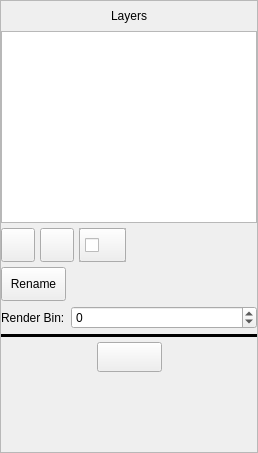
        <widget class="QFrame" name="LayersFrame">
         <property name="sizePolicy">
          <sizepolicy hsizetype="Expanding" vsizetype="Expanding">
           <horstretch>1</horstretch>
           <verstretch>0</verstretch>
          </sizepolicy>
         </property>
         <property name="frameShape">
          <enum>QFrame::StyledPanel</enum>
         </property>
         <property name="frameShadow">
          <enum>QFrame::Raised</enum>
         </property>
         <layout class="QVBoxLayout" name="verticalLayout">
          <property name="spacing">
           <number>5</number>
          </property>
          <property name="margin">
           <number>0</number>
          </property>
          <item>
           <spacer name="verticalSpacer_5">
            <property name="orientation">
             <enum>Qt::Vertical</enum>
            </property>
            <property name="sizeType">
             <enum>QSizePolicy::Minimum</enum>
            </property>
            <property name="sizeHint" stdset="0">
             <size>
              <width>20</width>
              <height>5</height>
             </size>
            </property>
           </spacer>
          </item>
          <item>
           <layout class="QHBoxLayout" name="LayersLabelFrame">
            <item>
             <spacer name="horizontalSpacer_4">
              <property name="orientation">
               <enum>Qt::Horizontal</enum>
              </property>
              <property name="sizeHint" stdset="0">
               <size>
                <width>40</width>
                <height>20</height>
               </size>
              </property>
             </spacer>
            </item>
            <item>
             <widget class="QLabel" name="LayersLabel">
              <property name="sizePolicy">
               <sizepolicy hsizetype="Fixed" vsizetype="Fixed">
                <horstretch>0</horstretch>
                <verstretch>0</verstretch>
               </sizepolicy>
              </property>
              <property name="text">
               <string>Layers</string>
              </property>
             </widget>
            </item>
            <item>
             <spacer name="horizontalSpacer_5">
              <property name="orientation">
               <enum>Qt::Horizontal</enum>
              </property>
              <property name="sizeHint" stdset="0">
               <size>
                <width>40</width>
                <height>20</height>
               </size>
              </property>
             </spacer>
            </item>
           </layout>
          </item>
          <item>
           <widget class="QListWidget" name="LayerList">
            <property name="sizePolicy">
             <sizepolicy hsizetype="Expanding" vsizetype="Expanding">
              <horstretch>4</horstretch>
              <verstretch>0</verstretch>
             </sizepolicy>
            </property>
           </widget>
          </item>
          <item>
           <layout class="QHBoxLayout" name="LayerButtons1">
            <item>
             <widget class="QPushButton" name="NewLayerButton">
              <property name="sizePolicy">
               <sizepolicy hsizetype="Fixed" vsizetype="Fixed">
                <horstretch>0</horstretch>
                <verstretch>0</verstretch>
               </sizepolicy>
              </property>
              <property name="minimumSize">
               <size>
                <width>34</width>
                <height>34</height>
               </size>
              </property>
              <property name="maximumSize">
               <size>
                <width>34</width>
                <height>34</height>
               </size>
              </property>
              <property name="toolTip">
               <string>Add new Layer</string>
              </property>
              <property name="text">
               <string/>
              </property>
              <property name="icon">
               <iconset resource="particleeditor.qrc">
                <normaloff>:/psEditor/newlayer.png</normaloff>:/psEditor/newlayer.png</iconset>
              </property>
              <property name="iconSize">
               <size>
                <width>24</width>
                <height>24</height>
               </size>
              </property>
             </widget>
            </item>
            <item>
             <widget class="QPushButton" name="TrashLayerButton">
              <property name="sizePolicy">
               <sizepolicy hsizetype="Fixed" vsizetype="Fixed">
                <horstretch>0</horstretch>
                <verstretch>0</verstretch>
               </sizepolicy>
              </property>
              <property name="minimumSize">
               <size>
                <width>34</width>
                <height>34</height>
               </size>
              </property>
              <property name="maximumSize">
               <size>
                <width>34</width>
                <height>34</height>
               </size>
              </property>
              <property name="toolTip">
               <string>Delete selected Layer</string>
              </property>
              <property name="icon">
               <iconset resource="particleeditor.qrc">
                <normaloff>:/psEditor/trashlayer.png</normaloff>:/psEditor/trashlayer.png</iconset>
              </property>
              <property name="iconSize">
               <size>
                <width>24</width>
                <height>24</height>
               </size>
              </property>
             </widget>
            </item>
            <item>
             <widget class="QFrame" name="frame_3">
              <property name="sizePolicy">
               <sizepolicy hsizetype="Fixed" vsizetype="Fixed">
                <horstretch>0</horstretch>
                <verstretch>0</verstretch>
               </sizepolicy>
              </property>
              <property name="minimumSize">
               <size>
                <width>47</width>
                <height>34</height>
               </size>
              </property>
              <property name="maximumSize">
               <size>
                <width>47</width>
                <height>34</height>
               </size>
              </property>
              <property name="frameShape">
               <enum>QFrame::StyledPanel</enum>
              </property>
              <property name="frameShadow">
               <enum>QFrame::Raised</enum>
              </property>
              <widget class="QPushButton" name="HideLayerButton">
               <property name="geometry">
                <rect>
                 <x>0</x>
                 <y>0</y>
                 <width>47</width>
                 <height>34</height>
                </rect>
               </property>
               <property name="sizePolicy">
                <sizepolicy hsizetype="Fixed" vsizetype="Fixed">
                 <horstretch>0</horstretch>
                 <verstretch>0</verstretch>
                </sizepolicy>
               </property>
               <property name="minimumSize">
                <size>
                 <width>47</width>
                 <height>34</height>
                </size>
               </property>
               <property name="maximumSize">
                <size>
                 <width>47</width>
                 <height>34</height>
                </size>
               </property>
               <property name="toolTip">
                <string>Toggle the visibility of the selected Layer</string>
               </property>
               <property name="text">
                <string/>
               </property>
              </widget>
              <widget class="QCheckBox" name="HideLayerCheckbox">
               <property name="geometry">
                <rect>
                 <x>6</x>
                 <y>7</y>
                 <width>40</width>
                 <height>20</height>
                </rect>
               </property>
               <property name="sizePolicy">
                <sizepolicy hsizetype="Fixed" vsizetype="Fixed">
                 <horstretch>0</horstretch>
                 <verstretch>0</verstretch>
                </sizepolicy>
               </property>
               <property name="minimumSize">
                <size>
                 <width>40</width>
                 <height>20</height>
                </size>
               </property>
               <property name="maximumSize">
                <size>
                 <width>40</width>
                 <height>25</height>
                </size>
               </property>
               <property name="toolTip">
                <string>Toggle the visibility of the selected Layer</string>
               </property>
               <property name="text">
                <string/>
               </property>
               <property name="icon">
                <iconset resource="particleeditor.qrc">
                 <normaloff>:/psEditor/hidelayer.png</normaloff>:/psEditor/hidelayer.png</iconset>
               </property>
              </widget>
             </widget>
            </item>
            <item>
             <spacer name="horizontalSpacer_6">
              <property name="orientation">
               <enum>Qt::Horizontal</enum>
              </property>
              <property name="sizeHint" stdset="0">
               <size>
                <width>40</width>
                <height>20</height>
               </size>
              </property>
             </spacer>
            </item>
           </layout>
          </item>
          <item>
           <layout class="QGridLayout" name="gridLayout_32">
            <item row="0" column="0">
             <widget class="QPushButton" name="RenameLayerButton">
              <property name="sizePolicy">
               <sizepolicy hsizetype="Fixed" vsizetype="Fixed">
                <horstretch>0</horstretch>
                <verstretch>0</verstretch>
               </sizepolicy>
              </property>
              <property name="minimumSize">
               <size>
                <width>65</width>
                <height>34</height>
               </size>
              </property>
              <property name="maximumSize">
               <size>
                <width>65</width>
                <height>34</height>
               </size>
              </property>
              <property name="toolTip">
               <string>Rename selected Layer</string>
              </property>
              <property name="text">
               <string>Rename</string>
              </property>
             </widget>
            </item>
            <item row="1" column="0">
             <widget class="QLabel" name="label">
              <property name="text">
               <string>Render Bin:</string>
              </property>
             </widget>
            </item>
            <item row="1" column="1">
             <widget class="QSpinBox" name="LayerRenderBinEntry">
              <property name="toolTip">
               <string>The render bin affects the rendering order of this layer, compared to the rest of the objects in the scene.  Lower numbers render before higher numbers.</string>
              </property>
              <property name="minimum">
               <number>-99</number>
              </property>
             </widget>
            </item>
           </layout>
          </item>
          <item>
           <widget class="Line" name="line">
            <property name="frameShadow">
             <enum>QFrame::Plain</enum>
            </property>
            <property name="lineWidth">
             <number>3</number>
            </property>
            <property name="orientation">
             <enum>Qt::Horizontal</enum>
            </property>
           </widget>
          </item>
          <item>
           <layout class="QHBoxLayout" name="ResetFrame">
            <item>
             <spacer name="horizontalSpacer">
              <property name="orientation">
               <enum>Qt::Horizontal</enum>
              </property>
              <property name="sizeHint" stdset="0">
               <size>
                <width>40</width>
                <height>20</height>
               </size>
              </property>
             </spacer>
            </item>
            <item>
             <widget class="QPushButton" name="ResetParticlesButton">
              <property name="sizePolicy">
               <sizepolicy hsizetype="Fixed" vsizetype="Fixed">
                <horstretch>0</horstretch>
                <verstretch>0</verstretch>
               </sizepolicy>
              </property>
              <property name="minimumSize">
               <size>
                <width>65</width>
                <height>30</height>
               </size>
              </property>
              <property name="maximumSize">
               <size>
                <width>65</width>
                <height>30</height>
               </size>
              </property>
              <property name="toolTip">
               <string>Resets the start time (&quot;plays&quot; the effect from start)</string>
              </property>
              <property name="text">
               <string/>
              </property>
              <property name="icon">
               <iconset resource="particleeditor.qrc">
                <normaloff>:/STAGE/icons/play_sound.png</normaloff>:/STAGE/icons/play_sound.png</iconset>
              </property>
              <property name="iconSize">
               <size>
                <width>16</width>
                <height>16</height>
               </size>
              </property>
             </widget>
            </item>
            <item>
             <spacer name="horizontalSpacer_2">
              <property name="orientation">
               <enum>Qt::Horizontal</enum>
              </property>
              <property name="sizeHint" stdset="0">
               <size>
                <width>40</width>
                <height>20</height>
               </size>
              </property>
             </spacer>
            </item>
           </layout>
          </item>
          <item>
           <spacer name="verticalSpacer_4">
            <property name="orientation">
             <enum>Qt::Vertical</enum>
            </property>
            <property name="sizeType">
             <enum>QSizePolicy::Minimum</enum>
            </property>
            <property name="sizeHint" stdset="0">
             <size>
              <width>20</width>
              <height>80</height>
             </size>
            </property>
           </spacer>
          </item>
         </layout>
        </widget>
